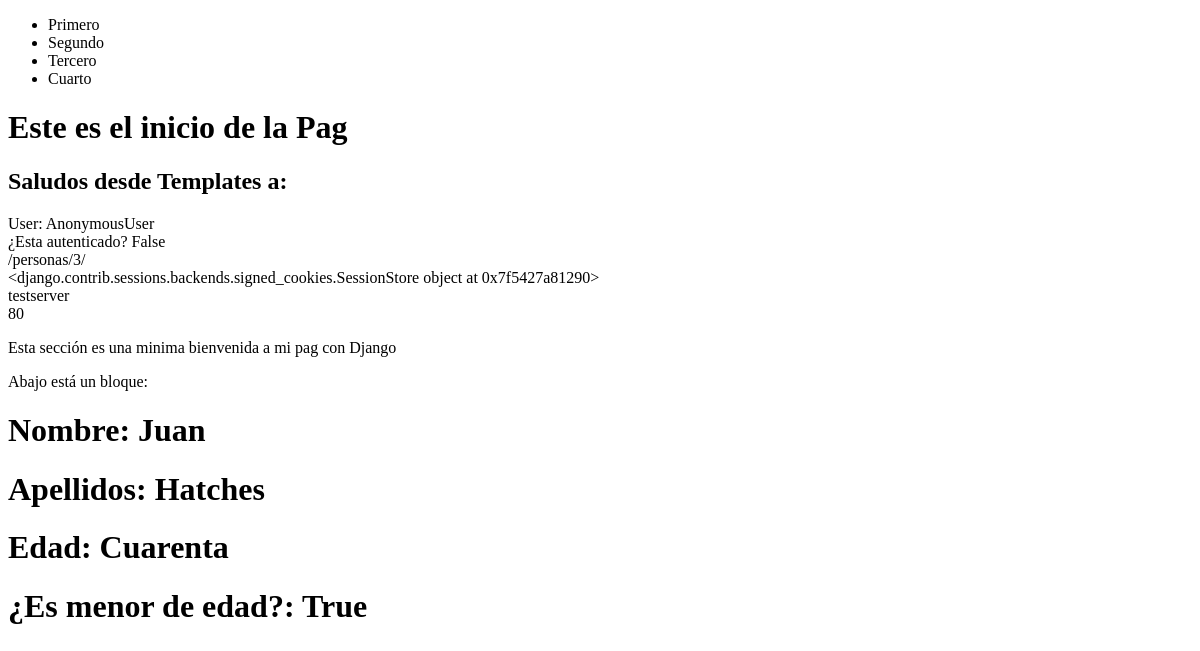
The app's page /personas/3/, older data.
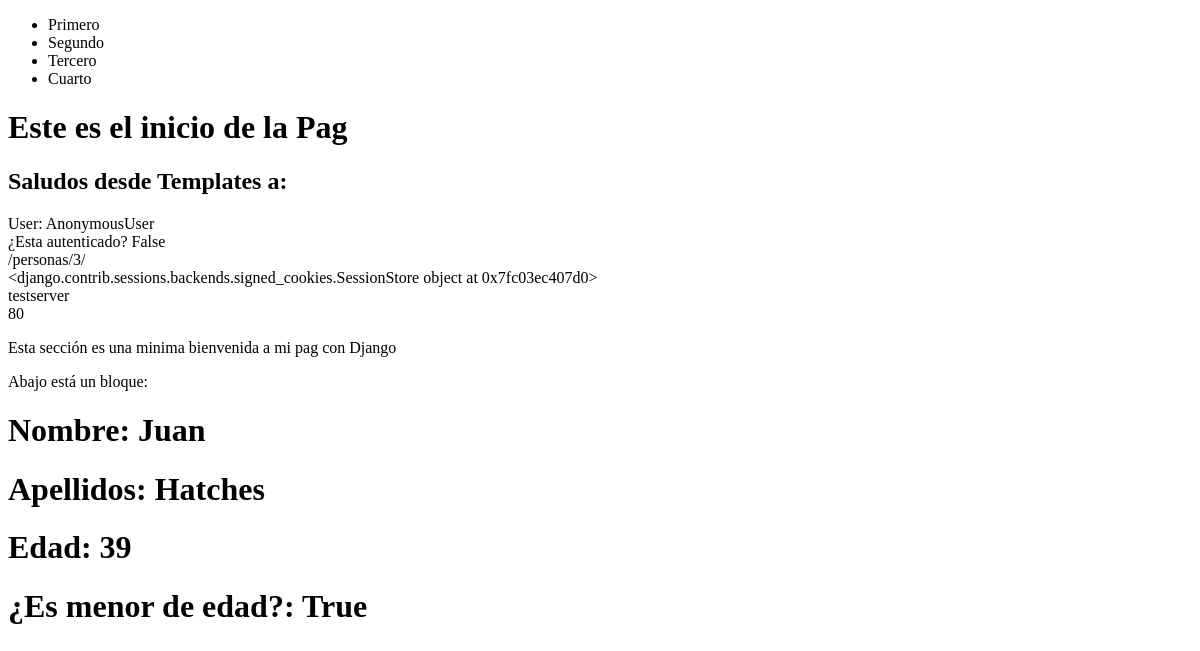
The same page, newer data.
### personas/models.py (models this page shows, shortened)
class Persona (models.Model):
    nombres   = models.CharField()
    apellidos = models.CharField()
    edad      = models.IntegerField()
    menor     = models.BooleanField()

### personas/views.py (the view)
# urls.py: path('<int:myID>/', personasShowObject, name='browsing'),
def personasShowObject (request, myID):
    obj = get_object_or_404(Persona, id=myID)
    context = {
        'objeto': obj,
    }
    return render(request, 'personas/descripcion.html', context)

### personas/templates/personas/descripcion.html
{% extends 'base.html' %}
{% block content %}
<h1> Nombre: {{objeto.nombres}} </h1>
<h1> Apellidos: {{objeto.apellidos}} </h1>
<h1> Edad: {{objeto.edad}} </h1>
<h1> ¿Es menor de edad?: {{objeto.menor}} </h1>
{% endblock %}

### templates/base.html (shortened to what this page needs)
<!DOCTYPE html>
<html>
    <head>
    </head>
    <body>
        {% include 'nav.html'%}
        <h1>Este es el inicio de la Pag</h1>
        <h2>Saludos desde Templates a:</h2>
        User: {{ request.user }}<br>
        ¿Esta autenticado? {{ request.user.is_authenticated }} <br>
        {{request.get_full_path}} <br>
        {{request.session}} <br>
        {{request.get_host}} <br>
        {{request.get_port}} <br>
        <p>Esta sección es una minima bienvenida a mi pag con Django</p>
        <p>Abajo está un bloque:</p>
        {% block content %}{% endblock %}
    </body>
</html>

### templates/nav.html
<ul>
    <li>Primero</li>
    <li>Segundo</li>
    <li>Tercero</li>
    <li>Cuarto</li>
</ul>

Row changes from the older to the newer data that the page shows:
changed Persona "Juan": edad "Cuarenta" → "39"
Text that changed along with them:
{{ request.session }}: "<django.contrib.sessions.backends.signed_cookies.SessionStore object at 0x7f5427a81290>" → "<django.contrib.sessions.backends.signed_cookies.SessionStore object at 0x7fc03ec407d0>"
